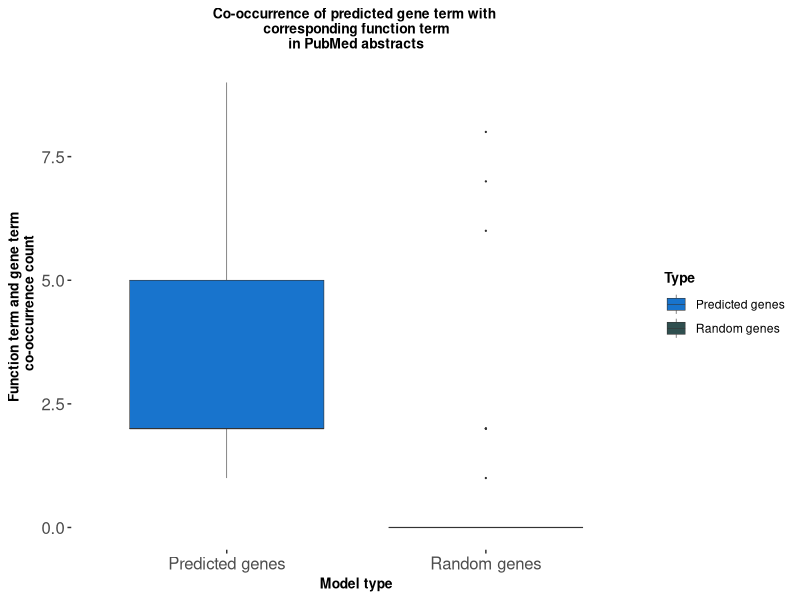

Write R code to recreate this figure.
library(ggplot2)
    
term_freq <- read.csv('../data/term_freq.csv') # reading pre-run data for predicted genes containing number of co-occrrences

null_freq <- read.csv('../data/null_freq.csv') # reading pre-run data for random genes containing number of co-occrrences


get_plot_values <- function (data) {

data_rm_na <- data[, colSums(is.na(data)) != nrow(data)]
count_list <- list()
for (row in 1:nrow(data_rm_na)) {
    row_i <- data_rm_na[row,]
    count_i <- length(which(row_i[5:length(row_i)] != 'NA'))
    count_list <- append(count_list, count_i) 
}
count_list <- unlist(count_list)
}

count_for_predicted_genes_function_term <- get_plot_values(term_freq)
count_for_random_genes_function_term <- get_plot_values(null_freq)


## Add zeros to the random gene list so that it will be of equal length to predicted genes list
zeros_to_add <- length(count_for_predicted_genes_function_term) - length(count_for_random_genes_function_term)
zero_list <- list(rep(0, zeros_to_add) )
count_for_random_genes_function_term_zeros <- c(count_for_random_genes_function_term, zero_list[[1]]   )

#creating plot data
counts_predicted <- cbind(count_for_predicted_genes_function_term, "Predicted genes")
counts_random <- cbind(count_for_random_genes_function_term_zeros, "Random genes")
plot_data <- as.data.frame(rbind(counts_predicted, counts_random))
colnames(plot_data) <- c('count', 'Type')
plot_data[,1] <- as.numeric(plot_data[,1])

pdf('box_plot_cooccurrence.pdf', height = 4, width = 5)
ggplot(plot_data, aes(x = Type, y = count, fill = Type)) +
geom_boxplot(lwd = 0.2, outlier.size = 0.15) +
scale_fill_manual(values=c('dodgerblue3', 'darkslategray')) + 
theme(plot.title = element_text(hjust = 0.5, face="bold", colour="black", size = 10), 
axis.title.x = element_text(face="bold", colour="black", size = 10),
axis.title.y = element_text(face="bold", colour="black", size = 10),
legend.title = element_text(face="bold", size = 10),
panel.background = element_rect(fill='white', colour='white'),
axis.text.y = element_text(hjust = +1, size = 12),
axis.text.x = element_text(size = 12)) + 
labs(y="Function term and gene term \n co-occurrence count", x = "Model type", title = 'Co-occurrence of predicted gene term with \n corresponding function term 
in PubMed abstracts') 
dev.off()

message("Check the pdf file 'box_plot_cooccurrence.pdf' to see the boxplot comparing the co-occurrence counts between model (predicted genes) and null modell (random genes).")
